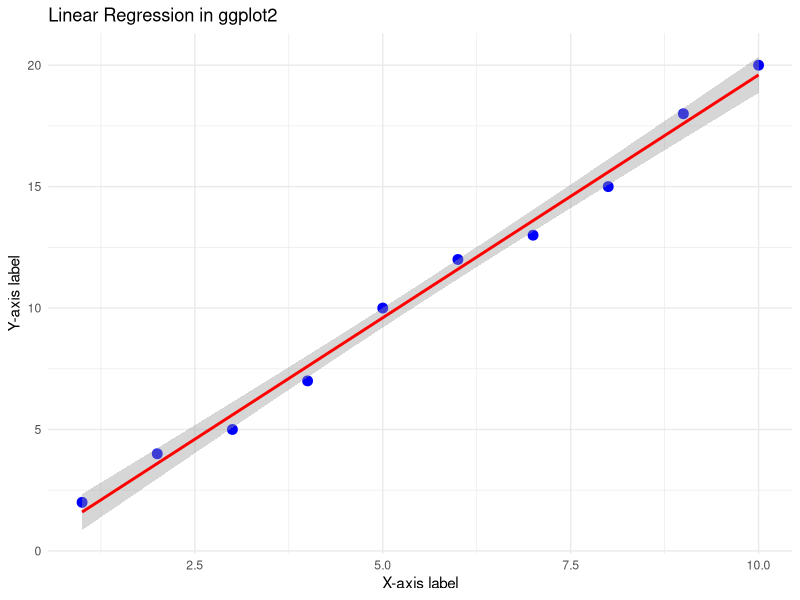

Here is the R script that generated this plot:
## ---- chunk 1
library(ggplot2)
# Example dataset
data <- data.frame(
  x = c(1, 2, 3, 4, 5, 6, 7, 8, 9, 10),
  y = c(2, 4, 5, 7, 10, 12, 13, 15, 18, 20)
)

# Create the ggplot
plot <- ggplot(data, aes(x = x, y = y)) +
  geom_point(color = "blue", size = 3) +           # Add scatterplot points
  geom_smooth(method = "lm", color = "red") +      # Add linear regression line
  labs(
    title = "Linear Regression in ggplot2",
    x = "X-axis label",
    y = "Y-axis label"
  ) +
  theme_minimal()                                  # Set the theme

# Print the plot
print(plot)
